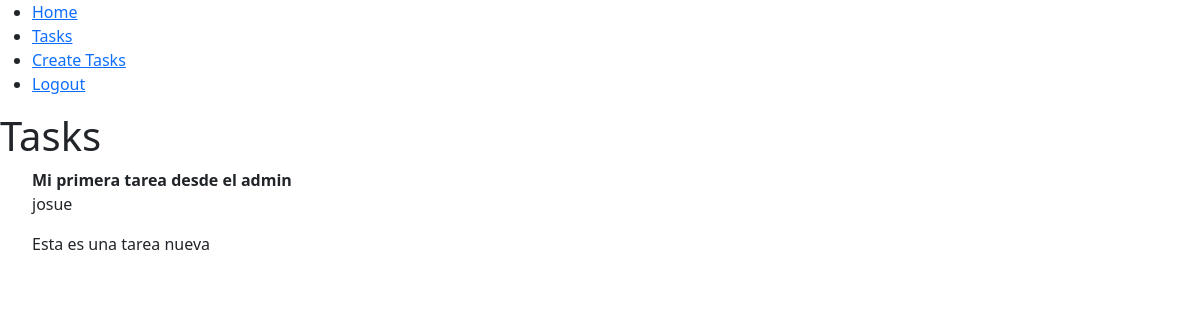
Page /tasks/ (signed in) on the earlier database version.
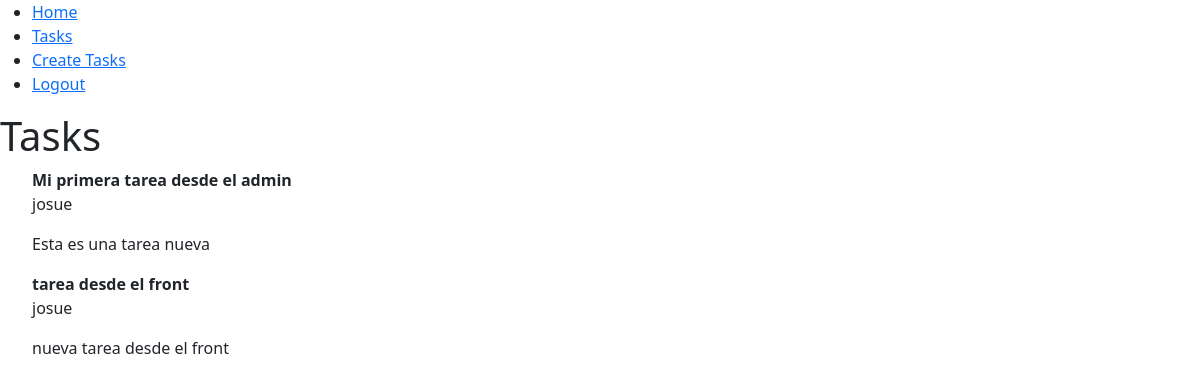
Same page on the later database version.
### tasks/models.py (models this page shows, shortened)
class Tasks(models.Model):
    title = models.CharField(max_length=200)
    description = models.TextField(blank=True)
    created = models.DateTimeField(auto_now_add=True)
    datecompleted = models.DateTimeField(null=True)
    important = models.BooleanField(default=False)
    user = models.ForeignKey(User, on_delete=models.CASCADE)

### tasks/views.py (the view)
# urls.py: path('' ,include('tasks.urls'))
def tasks(request):
    tasks = Tasks.objects.filter(user=request.user)
    return render(request, 'tasks.html', {
        'tasks': tasks
    })

### tasks/templates/tasks.html
{% extends 'base.html' %}
{% block content %}
<h1>Tasks</h1>
<ul>
    {% for task in tasks %}
        {% if task.important == True %}
            <strong> {{task.title}} </strong>
        {% else %}
            <li>{{task.title}}</li>
        {% endif %}
        <p> {{ task.user.username }} </p>
        <p> {{ task.description }} </p>
    {% endfor %}
</ul>
{% endblock %}

Differences in the rows shown:
added Tasks: title "tarea desde el front", user.username "josue", description "nueva tarea desde el front"
